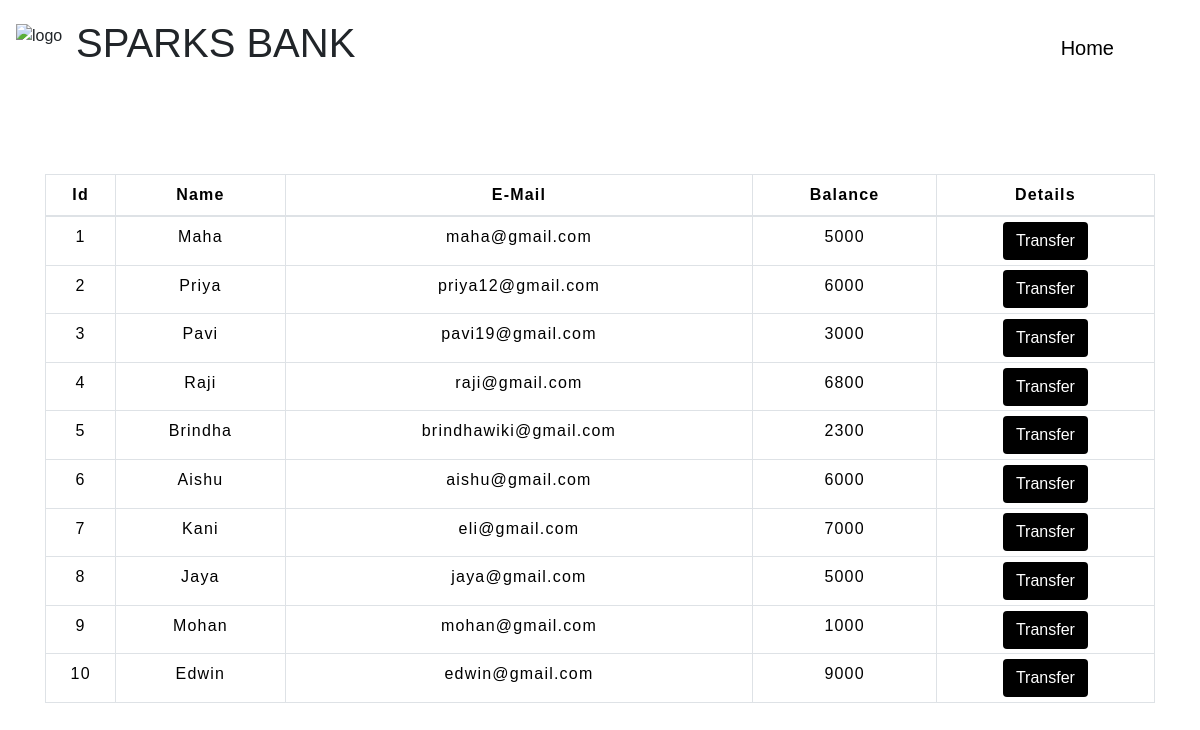
The app's page /transfermoney.php with its own data.
### tables this page shows
CREATE TABLE `users` (
  `id` int(5) NOT NULL,
  `name` text NOT NULL,
  `email` varchar(30) NOT NULL,
  `balance` int(8) NOT NULL
);

### transfermoney.php (the view, shortened to what this page needs)
<!DOCTYPE html>
<html lang="en">
<head>
    <link rel="stylesheet" href="https://maxcdn.bootstrapcdn.com/bootstrap/4.0.0/css/bootstrap.min.css">
    <link rel="stylesheet" type="text/css" href="css/table.css">
    <link rel="stylesheet" type="text/css" href="css/navbar.css">
</head>
<body>
    <?php
    include 'config.php';
    $sql = "SELECT * FROM users";
    $result = mysqli_query($conn, $sql);
    ?>
    <?php
    include 'navbar.php';
    ?>
    <div class="container">
        <h2 class="text-center pt-4" style="color: white">Transfer Money</h2>
        <br>
        <div class="row">
            <div class="col">
                <div class="table-responsive-sm">
                    <table class="table table-hover table-sm table-striped table-condensed table-bordered">
                        <thead>
                            <tr style="color: black">
                                <th scope="col" class="text-center py-2">Id</th>
                                <th scope="col" class="text-center py-2">Name</th>
                                <th scope="col" class="text-center py-2">E-Mail</th>
                                <th scope="col" class="text-center py-2">Balance</th>
                                <th scope="col" class="text-center py-2">Details</th>
                            </tr>
                        </thead>
                        <tbody>
                            <?php
                            while ($rows = mysqli_fetch_assoc($result)) {
                            ?>
                                <tr class="bg-white" style="color: black">
                                    <td class="py-2"><?php echo $rows['id'] ?></td>
                                    <td class="py-2"><?php echo $rows['name'] ?></td>
                                    <td class="py-2"><?php echo $rows['email'] ?></td>
                                    <td class="py-2"><?php echo $rows['balance'] ?></td>
                                    <td><a href="selecteduserdetail.php?id= <?php echo $rows['id']; ?>"> <button type="button" class="btn">Transfer</button></a></td>
                                </tr>
                            <?php
                            }
                            ?>
                        </tbody>
                    </table>
                </div>
            </div>
        </div>
    </div>
</body>
</html>

### navbar.php
<html>
    <head>
    <link rel="stylesheet" href="navbar.css">
</head>
<div class="navbar">
       <img src="./photos/icon.png" alt="logo" height="50px" width="50px">
       <p style="font-size:40px;padding-left: 10px;padding-top: 5px">SPARKS BANK</p>
       <nav>
         <ul>
           <li><a href="index.php">Home</a></li>
         </ul>
       </nav>
</div>
</html>

### table.css (style rules this page uses)
* { padding: 0; margin: 0; box-sizing: border-box; font-family: sans-serif; }
h2 { font-size: 40px; }
table { letter-spacing: 1.2px; }
td { text-align: center; }
button { border:none; background: rgb(113, 113, 238); transition: 1s; }

### navbar.css (style rules this page uses)
.navbar { background-color:white; height:70px; display:flex; }
nav { flex: 1; text-align: right; }
nav ul { display: inline-block; list-style: none; }
nav ul li { display: inline-block; margin-right: 70px; padding-top:15px; }
nav ul li a { text-decoration: none; font-size: 20px; color: black; font-family: Sans-serif; }

### transfermoney.php (style rules this page uses)
body { background-image:url("./photos/back.jpg"); height: 100%; width: 100%; background-position: center; background-size: cover; }
button { color: white; background-color: black; transition: 1.5s; }

### records on screen
users: id "1", name "Maha", email "maha@gmail.com", balance "5000"
users: id "2", name "Priya", email "priya12@gmail.com", balance "6000"
users: id "3", name "Pavi", email "pavi19@gmail.com", balance "3000"
users: id "4", name "Raji", email "raji@gmail.com", balance "6800"
users: id "5", name "Brindha", email "brindhawiki@gmail.com", balance "2300"
users: id "6", name "Aishu", email "aishu@gmail.com", balance "6000"
users: id "7", name "Kani", email "eli@gmail.com", balance "7000"
users: id "8", name "Jaya", email "jaya@gmail.com", balance "5000"
users: id "9", name "Mohan", email "mohan@gmail.com", balance "1000"
users: id "10", name "Edwin", email "edwin@gmail.com", balance "9000"
